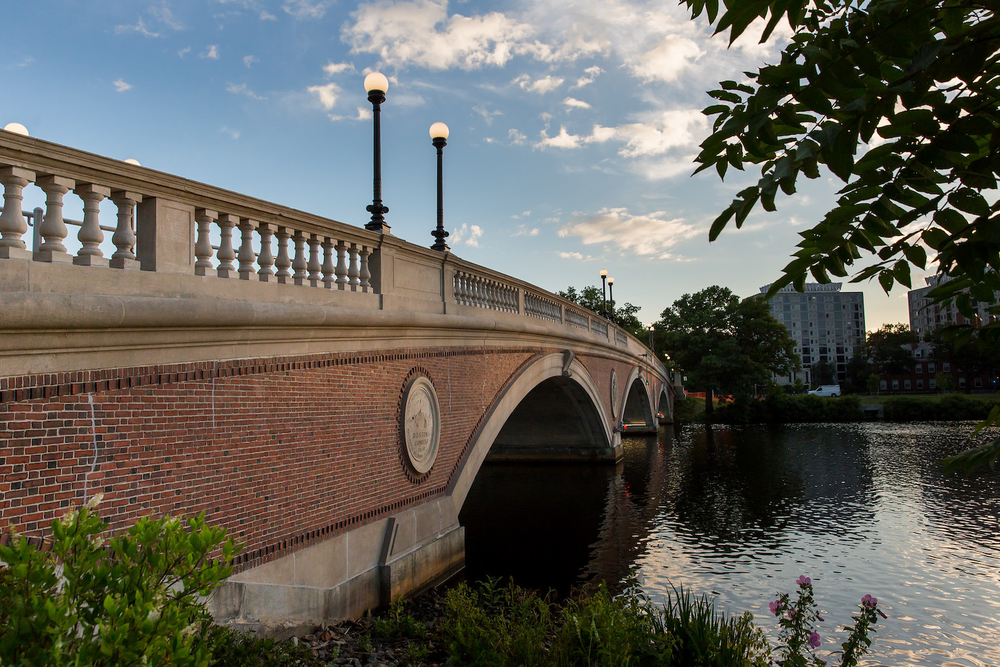
#> input picture Artificial Intelligence CS50AI/src5/convolution/bridge.png, 1000 x 667 px, shrunk from 1500 x 1000 before the run
$ python filter.py bridge.png
#> lines starting #> are read from the running program, lines starting #| are printed output that depends on the picture
import math
import sys

from PIL import Image, ImageFilter

# Ensure correct usage
if len(sys.argv) != 2:
    sys.exit("Usage: python filter.py filename")

# Open image
image = Image.open(sys.argv[1]).convert("RGB")

# Filter image according to edge detection kernel
filtered = image.filter(ImageFilter.Kernel(
    size=(3, 3),
    kernel=[-1, -1, -1,
            -1, 8, -1,
            -1, -1, -1],
    scale=1
))
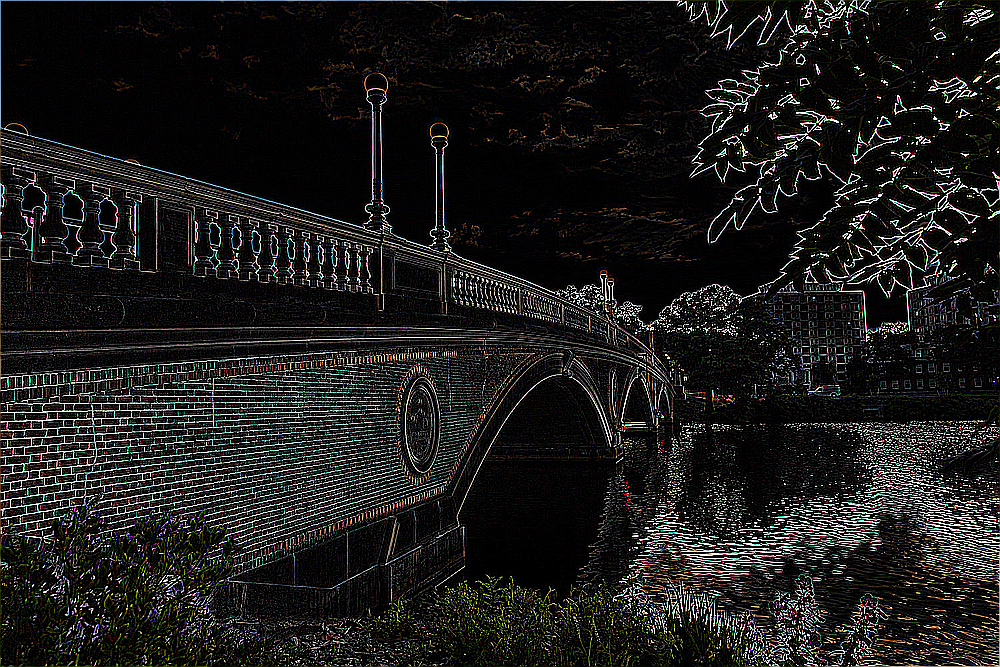
#> filtered: PIL image 1000x667 RGB; mean R, G, B 28.7, 28.3, 26.7

# Show resulting image
filtered.show()

# python filter.py bridge.png
